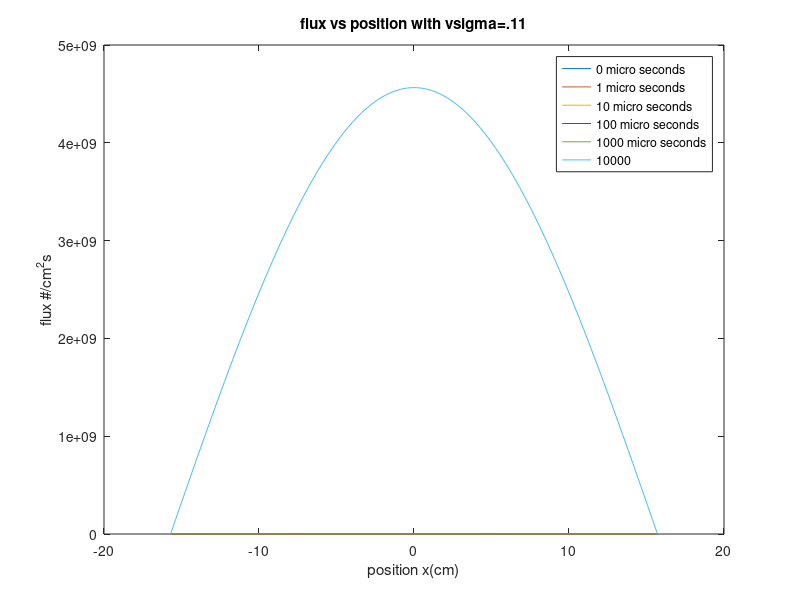

Recreate this plot in MATLAB.
a_ = 10*pi;
 
v = 2.2*10^5;
D=2;
sigma_a = 0.1;
vsigma=0.13;
phi_0 = 1;
 
for t= 10^-6*[0 1 10 100 1000 10000]
    n=100;
 
x=linspace(-a_/2 , a_/2)
count = 0;
for K = x
    count = count + 1;
    for i = 1:n
        A(i) = (2*phi_0)/((2*i-1)*pi)*2 *sin((2*i-1)*pi/2);
        B(i) = (2*i-1)*pi/a_;
        alpha(i) = v*(vsigma-(D*B(i)*B(i)+sigma_a));
        to_sum(i) = A(i)*exp(alpha(i)*t)* cos((2*i-1)*pi*K/a_); 
    end
    flu(count) = sum(to_sum);
end
 
plot(x,flu);
hold on
title('flux vs position with vsigma=.11')
xlabel('position x(cm)')
ylabel('flux #/cm^2s')
 
 
end
hold off
 
legend('0 micro seconds','1 micro seconds','10 micro seconds','100 micro seconds','1000 micro seconds','10000')